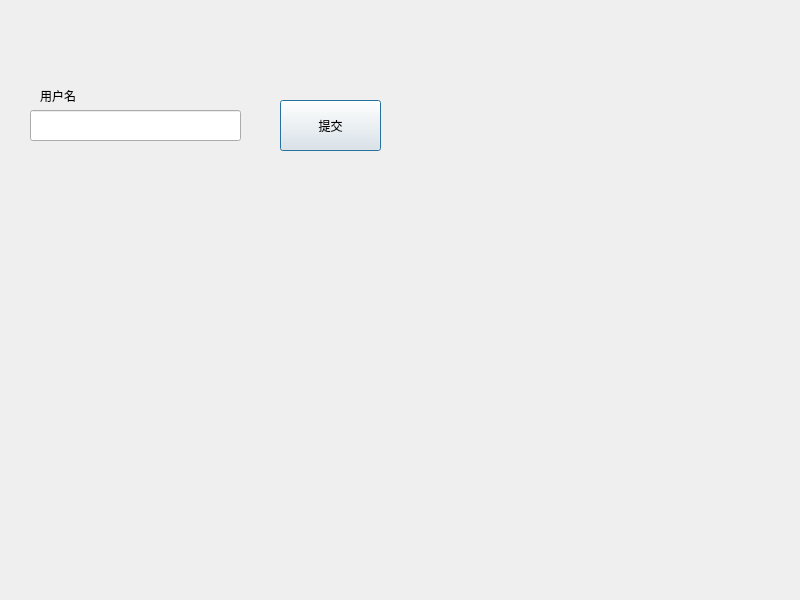
<?xml version="1.0" encoding="UTF-8"?>
<ui version="4.0">
 <class>DemoDialog</class>
 <widget class="QDialog" name="DemoDialog">
  <property name="geometry">
   <rect>
    <x>0</x>
    <y>0</y>
    <width>800</width>
    <height>600</height>
   </rect>
  </property>
  <property name="windowTitle">
   <string>DemoDialog</string>
  </property>
  <widget class="QPushButton" name="pb_commit">
   <property name="geometry">
    <rect>
     <x>280</x>
     <y>100</y>
     <width>101</width>
     <height>51</height>
    </rect>
   </property>
   <property name="text">
    <string>提交</string>
   </property>
  </widget>
  <widget class="QLineEdit" name="le_name">
   <property name="geometry">
    <rect>
     <x>30</x>
     <y>110</y>
     <width>211</width>
     <height>31</height>
    </rect>
   </property>
  </widget>
  <widget class="QLabel" name="lb_name">
   <property name="geometry">
    <rect>
     <x>40</x>
     <y>86</y>
     <width>51</width>
     <height>20</height>
    </rect>
   </property>
   <property name="text">
    <string>用户名</string>
   </property>
  </widget>
 </widget>
 <resources/>
 <connections/>
</ui>
